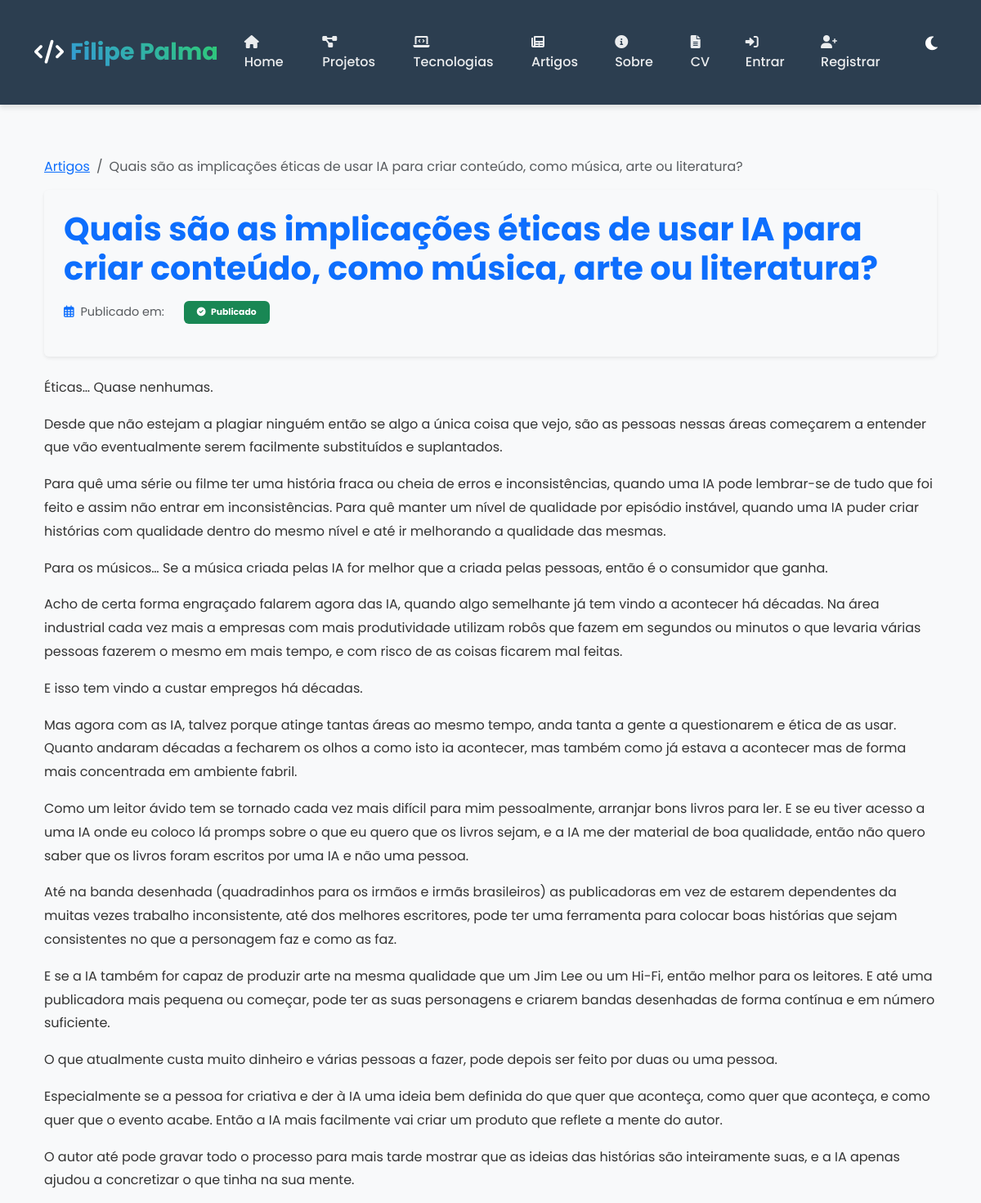
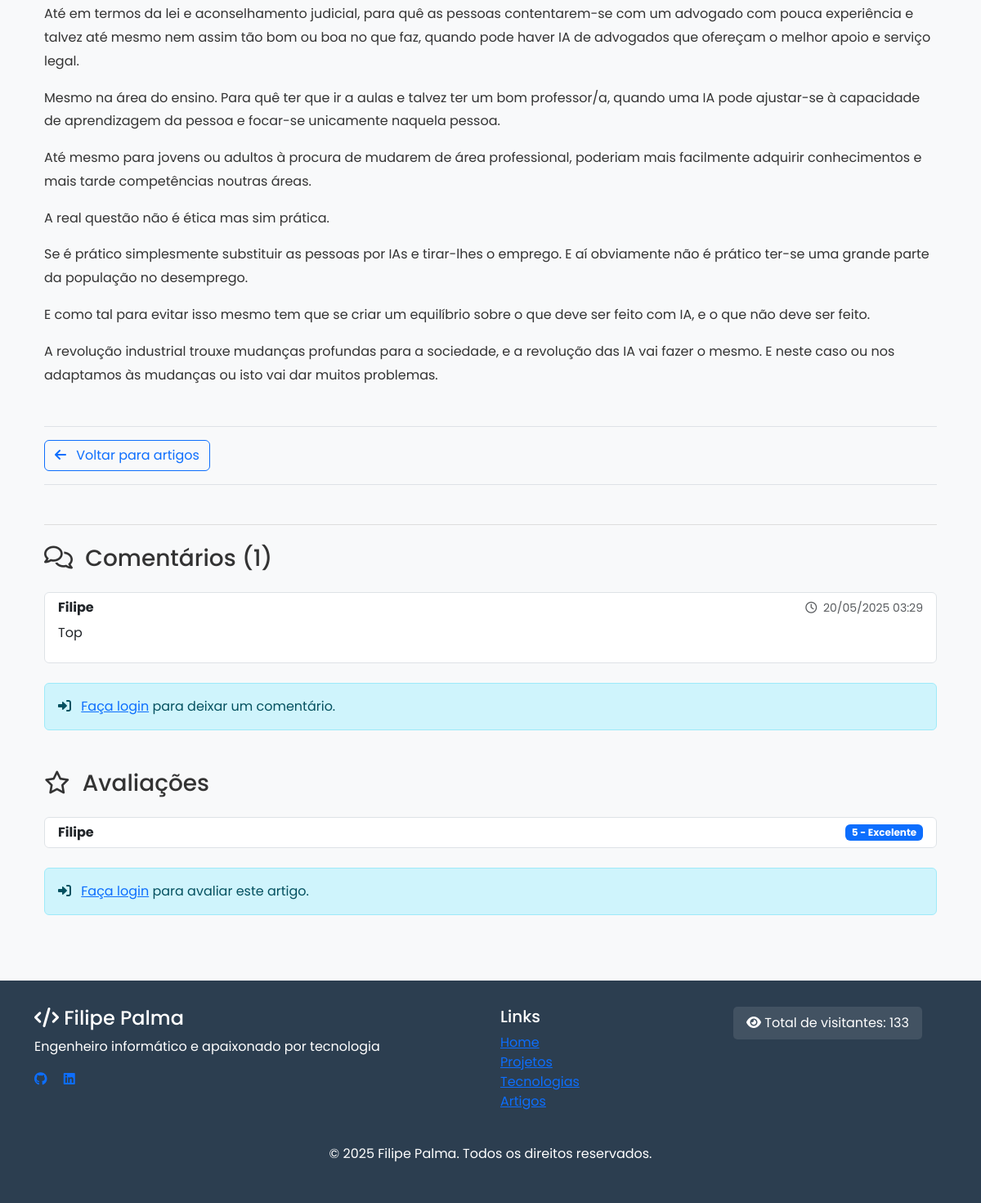
/artigos/quais-sao-as-implicacoes-eticas-de-usar-ia-para-cr/, run on the app's committed database (2 pictures, top to bottom).
### artigos/models.py (models this page shows, shortened)
class Artigo(models.Model):
    STATUS_CHOICES = (
        ('rascunho', 'Rascunho'),
        ('publicado', 'Publicado'),
    )
    titulo = models.CharField(max_length=200)
    subtitulo = models.CharField(max_length=200, blank=True)
    slug = models.SlugField(unique=True)
    autor = models.ForeignKey(Autor, on_delete=models.CASCADE, related_name='artigos')
    conteudo = models.TextField()
    imagem_capa = models.ImageField(upload_to='artigos/capas/', blank=True, null=True)
    data_criacao = models.DateTimeField(auto_now_add=True)
    data_atualizacao = models.DateTimeField(auto_now=True)
    data_publicacao = models.DateTimeField(null=True, blank=True)
    status = models.CharField(max_length=10, choices=STATUS_CHOICES, default='rascunho')
    categorias = models.ManyToManyField(Categoria, related_name='artigos')
    tags = models.ManyToManyField(Tag, related_name='artigos', blank=True)
    tempo_leitura = models.PositiveIntegerField(help_text='Tempo estimado de leitura em minutos', default=5)
    destaque = models.BooleanField(default=False, help_text='Artigo em destaque na página inicial')
    fonte_original = models.URLField(blank=True, help_text='URL da fonte original do artigo, se aplicável')
    class Meta:
        verbose_name = 'Artigo'
        verbose_name_plural = 'Artigos'
        ordering = ['-data_publicacao', '-data_criacao']

class Comentario(models.Model):
    artigo = models.ForeignKey(Artigo, on_delete=models.CASCADE, related_name='comentarios')
    usuario = models.ForeignKey(User, on_delete=models.SET_NULL, null=True, blank=True, related_name='comentarios')
    nome = models.CharField(max_length=100, help_text="Preenchido automaticamente do usuário")
    email = models.EmailField(help_text="Preenchido automaticamente do usuário")
    website = models.URLField(blank=True)
    conteudo = models.TextField(help_text="Apenas texto é permitido nos comentários.")
    data_criacao = models.DateTimeField(auto_now_add=True)
    aprovado = models.BooleanField(default=False)
    parent = models.ForeignKey('self', null=True, blank=True, on_delete=models.CASCADE, related_name='respostas')
    class Meta:
        verbose_name = 'Comentário'
        verbose_name_plural = 'Comentários'
        ordering = ['data_criacao']

class Avaliacao(models.Model):
    PONTUACAO_CHOICES = (
        (1, '1 - Fraco'),
        (2, '2 - Regular'),
        (3, '3 - Bom'),
        (4, '4 - Muito Bom'),
        (5, '5 - Excelente'),
    )
    artigo = models.ForeignKey(Artigo, on_delete=models.CASCADE, related_name='avaliacoes')
    usuario = models.ForeignKey(User, on_delete=models.SET_NULL, null=True, blank=True, related_name='avaliacoes')
    nome = models.CharField(max_length=100, help_text="Preenchido automaticamente do usuário")
    email = models.EmailField(help_text="Preenchido automaticamente do usuário")
    pontuacao = models.IntegerField(choices=PONTUACAO_CHOICES,
                                   help_text="Avalie de 1 a 5 estrelas")
    comentario = models.TextField(blank=True, help_text="Não utilizado conforme requisito")
    data_criacao = models.DateTimeField(auto_now_add=True)
    class Meta:
        verbose_name = 'Avaliação'
        verbose_name_plural = 'Avaliações'
        unique_together = ('artigo', 'email')

### artigos/views.py (the view, shortened to what this page needs)
# urls.py: path('<slug:slug>/', ArtigoDetailView.as_view(), name='artigo-detail'),
class ArtigoDetailView(generic.DetailView):
    model = Artigo
    template_name = 'artigos/artigo_detail.html'
    context_object_name = 'artigo'
    def get_context_data(self, **kwargs):
        ctx = super().get_context_data(**kwargs)
        ctx['comentarios'] = self.object.comentarios.filter(aprovado=True)
        ctx['form_comentario'] = ComentarioForm()
        ctx['avaliacoes'] = self.object.avaliacoes.all()
        ctx['form_avaliacao'] = AvaliacaoForm()
        user = self.request.user
        ctx['pode_aprovar_comentarios'] = user.is_superuser or user.has_perm('artigos.change_comentario')
        ctx['pode_editar_artigo'] = user.is_superuser or user.has_perm('artigos.change_artigo')
        ctx['pode_excluir_artigo'] = user.is_superuser or user.has_perm('artigos.delete_artigo')
        ctx['pode_gerenciar_usuarios'] = user.is_superuser or user.has_perm('auth.change_user')
        ctx['is_autor'] = user.groups.filter(name='Autores').exists() if user.is_authenticated else False
        ctx['is_gestor'] = user.groups.filter(name='Gestores').exists() if user.is_authenticated else False
        ctx['is_superuser'] = user.is_superuser if user.is_authenticated else False
        return ctx

### portfolio/context_processors.py (called while the page is built)
def visitor_count(request):
    return {
        'visitor_count': Visitor.get_total_count()
    }

### portfolio/models.py (called while the page is built)
    @classmethod
    def get_total_count(cls):
        return cls.objects.count()

    @classmethod
    def get_or_create_visitor(cls, session_key):
        visitor, created = cls.objects.get_or_create(session_key=session_key)
        return visitor

### artigos/templates/artigos/artigo_detail.html (shortened to what this page needs)
{% extends 'artigos/base.html' %}
{% load static %}
{% block article_content %}
<div class="container" data-aos="fade-up">
  <nav aria-label="breadcrumb" class="my-3">
    <ol class="breadcrumb">
      <li class="breadcrumb-item"><a href="{% url 'artigos:artigo-list' %}">Artigos</a></li>
      <li class="breadcrumb-item active" aria-current="page">{{ artigo.titulo }}</li>
    </ol>
  </nav>
  <article>
    <header class="mb-4 p-4 bg-light rounded shadow-sm">
      <h1 class="fw-bold mb-3 text-primary">{{ artigo.titulo }}</h1>
      <div class="article-meta d-flex flex-wrap align-items-center mb-2">
        <div class="me-4 mb-2">
          <i class="far fa-calendar-alt me-1 text-primary"></i>
          <span class="text-muted">Publicado em:</span>
        </div>
        {% if artigo.status %}
          <div class="mb-2">
            <span class="badge bg-{% if artigo.status == 'publicado' %}success{% else %}warning{% endif %} px-3 py-2">
              <i class="fas fa-{% if artigo.status == 'publicado' %}check-circle{% else %}clock{% endif %} me-1"></i>
              {{ artigo.status|title }}
            </span>
          </div>
        {% endif %}
      </div>
    </header>
    <div class="article-content mb-5">
      {{ artigo.conteudo|linebreaks }}
    </div>
    <div class="article-actions border-top border-bottom py-3 mb-5">
      <div class="d-flex justify-content-between align-items-center">
        <a href="{% url 'artigos:artigo-list' %}" class="btn btn-outline-primary">
          <i class="fas fa-arrow-left me-2"></i> Voltar para artigos
        </a>
      </div>
    </div>
    <div class="comment-section" id="comentarios">
      <h3 class="mb-4"><i class="far fa-comments me-2"></i> Comentários ({{ comentarios|length }})</h3>
      {% if comentarios %}
        <div class="list-group mb-4">
          {% for c in comentarios %}
            <div class="list-group-item list-group-item-action" data-aos="fade-up" data-aos-delay="{{ forloop.counter|add:'50' }}">
              <div class="d-flex justify-content-between align-items-start mb-2">
                <h6 class="mb-0 fw-bold">{{ c.nome }}</h6>
                <small class="text-muted"><i class="far fa-clock me-1"></i> {{ c.data_criacao|date:"d/m/Y H:i" }}</small>
              </div>
              <div>{{ c.conteudo|linebreaks }}</div>
            </div>
          {% empty %}
            <div class="alert alert-light text-center">Nenhum comentário aprovado.</div>
          {% endfor %}
        </div>
      {% endif %}
      {% if user.is_authenticated %}
        <div class="card shadow-sm mb-5" data-aos="fade-up">
          <div class="card-header bg-light">
            <h5 class="mb-0"><i class="far fa-comment me-2"></i> Deixe um comentário</h5>
          </div>
          <div class="card-body">
            <form method="post">
              {% csrf_token %}
              {% if user.is_authenticated %}
                <div class="alert alert-info mb-3">
                  <i class="fas fa-info-circle me-2"></i>
                  {% if is_superuser or is_autor %}
                    Seus comentários serão aprovados automaticamente.
                  {% else %}
                    Seu comentário será publicado após aprovação por um autor.
                  {% endif %}
                </div>
              {% endif %}
              <div class="mb-3">
                <label for="id_conteudo" class="form-label">Comentário</label>
                {{ form_comentario.conteudo.errors }}
                <textarea name="conteudo" id="id_conteudo" class="form-control" rows="4" placeholder="Seu comentário (apenas texto)...">{{ form_comentario.conteudo.value|default:'' }}</textarea>
                <small class="form-text text-muted">Apenas texto é permitido nos comentários.</small>
              </div>
              <button type="submit" name="submit_comentario" class="btn btn-primary">
                <i class="fas fa-paper-plane me-2"></i> Enviar comentário
              </button>
            </form>
          </div>
        </div>
      {% else %}
        <div class="alert alert-info mb-5">
          <i class="fas fa-sign-in-alt me-2"></i>
          <a href="{% url 'login' %}?next={{ request.path }}">Faça login</a> para deixar um comentário.
        </div>
      {% endif %}
      <h3 class="mb-4"><i class="far fa-star me-2"></i> Avaliações</h3>
      {% if avaliacoes %}
        <div class="list-group mb-4">
          {% for a in avaliacoes %}
            <div class="list-group-item list-group-item-action" data-aos="fade-up" data-aos-delay="{{ forloop.counter|add:'50' }}">
              <div class="d-flex justify-content-between align-items-center">
                <h6 class="mb-0 fw-bold">{{ a.nome }}</h6>
                <span class="badge bg-primary">{{ a.get_pontuacao_display }}</span>
              </div>
            </div>
          {% empty %}
            <div class="alert alert-light text-center">Nenhuma avaliação disponível.</div>
          {% endfor %}
        </div>
      {% endif %}
      {% if user.is_authenticated %}
        <div class="card shadow-sm" data-aos="fade-up">
          <div class="card-header bg-light">
            <h5 class="mb-0"><i class="fas fa-star-half-alt me-2"></i> Avalie este artigo</h5>
          </div>
          <div class="card-body">
            <form method="post">
              {% csrf_token %}
              <div class="mb-3">
                <label for="id_pontuacao" class="form-label">Pontuação</label>
                {{ form_avaliacao.pontuacao.errors }}
                {{ form_avaliacao.pontuacao }}
                <small class="form-text text-muted">Escolha uma pontuação de 1 a 5 estrelas.</small>
              </div>
              <button type="submit" name="submit_avaliacao" class="btn btn-primary">
                <i class="fas fa-paper-plane me-2"></i> Enviar avaliação
              </button>
            </form>
          </div>
        </div>
      {% else %}
        <div class="alert alert-info">
          <i class="fas fa-sign-in-alt me-2"></i>
          <a href="{% url 'login' %}?next={{ request.path }}">Faça login</a> para avaliar este artigo.
        </div>
      {% endif %}
    </div>
  </article>
</div>
{% endblock %}

### static/portfolio/css/style.css (style rules this page uses)
:root { --primary-color: #3498db; --secondary-color: #2ecc71; --bg-color: #f8f9fa; --text-color: #333; --card-bg: #fff; --header-bg: #2c3e50; --footer-bg: #2c3e50; --border-color: #ddd; --hover-color: #e9ecef; --error-color: #dc3545; }
body { font-family: 'Poppins', sans-serif; background-color: var(--bg-color); color: var(--text-color); transition: all 0.3s ease-in-out; min-height: 100vh; display: flex; flex-direction: column; margin: 0; padding: 0; overflow-x: hidden; }
header { background-color: var(--header-bg); color: #fff; padding: 1.5rem 0; box-shadow: 0 4px 6px rgba(0, 0, 0, 0.1); }
.btn { position: relative; overflow: hidden; z-index: 1; }
.btn::before { content: ''; position: absolute; top: 0; left: -100%; width: 100%; height: 100%; background: rgba(255, 255, 255, 0.2); transition: left 0.3s ease; z-index: -1; }

### artigos/templates/artigos/base.html (style rules this page uses)
.article-actions { margin-top: 1.5rem; }
.article-meta { font-size: 0.9rem; color: var(--text-muted); margin-bottom: 1rem; }
.article-content { line-height: 1.8; }
.comment-section { margin-top: 3rem; padding-top: 1.5rem; border-top: 1px solid var(--border-color); }

### data on the page
Artigo: titulo "Quais são as implicações éticas de usar IA para criar conteúdo, como música, arte ou literatura?", status "Publicado", conteudo "Éticas… Quase nenhumas. Desde que não estejam a plagiar ninguém então se algo a única coisa que vejo, são as pessoas nessas áreas começarem a entender que vão eventualmente serem facilmente substituídos e suplantados. Para quê uma série ou filme ter uma história fraca ou cheia de erros e inconsistências, quando uma IA pode lembrar-se de tudo que foi feito e assim não entrar em inconsistências. Para quê manter um nível de qualidade por episódio instável, quando uma IA puder criar histórias com qualidade dentro do mesmo nível e até ir melhorando a qualidade das mesmas. Para os músicos… Se a música criada pelas IA for melhor que a criada pelas pessoas, então é o consumidor que ganha. Acho de…"
Comentario: nome "Filipe", data_criacao "20/05/2025 03:29", conteudo "Top"
Avaliacao: nome "Filipe", pontuacao "5 - Excelente"

### other printed values
{{ comentarios|length }} "1"
{{ visitor_count }} "133"
